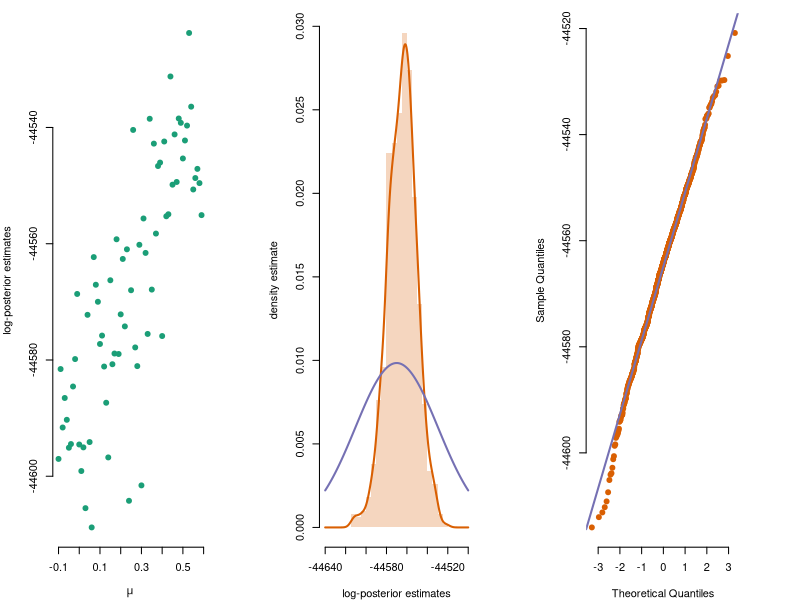

The R script that drew this image:
###################################################################################
###################################################################################
#
# Makes plots from the run of the files 
# scripts-paper/example1-gpoabc.py, scripts-paper/example1-gposmc.py
# scripts-paper/example1-spsa.py and scripts-paper/example1-qpmh2smc.py
# The plot shows the estimated parameter posteriors and trace plots
#
#
# For more details, see https://github.com/compops/gpo-abc2015
#
# (c) 2016 Johan Dahlin
# liu (at) johandahlin.com
#
###################################################################################
###################################################################################


# Setup plot colors
library("RColorBrewer")
plotColors = brewer.pal(6, "Dark2");

# Change the working directory to be correct on your system
# setwd("C:/home/src/gpo-abc2015/scripts-paper-plots")

###################################################################################
# Make plot
###################################################################################

llGrid = read.table("../results-paper/likelihoodfig/figure-likelihoodestimator-grid.csv", sep = ",", header = TRUE)
llRep = read.table("../results-paper/likelihoodfig/figure-likelihoodestimator-histogram.csv", sep = ",", header = TRUE)

cairo_pdf('figure-likelihoodestimator.pdf', height = 3, width = 9)
layout(matrix(c(1, 2, 3), 1, 3, byrow = TRUE))
par(mar = c(4, 4, 1, 4.5))

plot(llGrid[, 2], llGrid[, 3], type = "p", ylab = "log-posterior estimates", 
    xlab = expression(mu), col = plotColors[1], bty = "n", pch = 19)

hist(llRep[, 2], breaks = floor(sqrt(length(llRep[, 2]))), main = "", freq = F, 
    col = rgb(t(col2rgb(plotColors[2]))/256, alpha = 0.25), border = NA, 
    xlab = "log-posterior estimates", ylab = "density estimate", xlim = c(-44640, 
        -44500))

kde = density(llRep[, 2], from = -44640, to = -44500)
lines(kde, lwd = 2, col = plotColors[2])
lines(kde$x, dnorm(kde$x, mean(kde$x), sd(kde$x)), lwd = 2, col = plotColors[3])

qqnorm(llRep[, 2], bty = "n", main = "", pch = 19, col = plotColors[2])
qqline(llRep[, 2], lwd = 2, col = plotColors[3])

dev.off()


###################################################################################
###################################################################################
# End of file
###################################################################################
###################################################################################